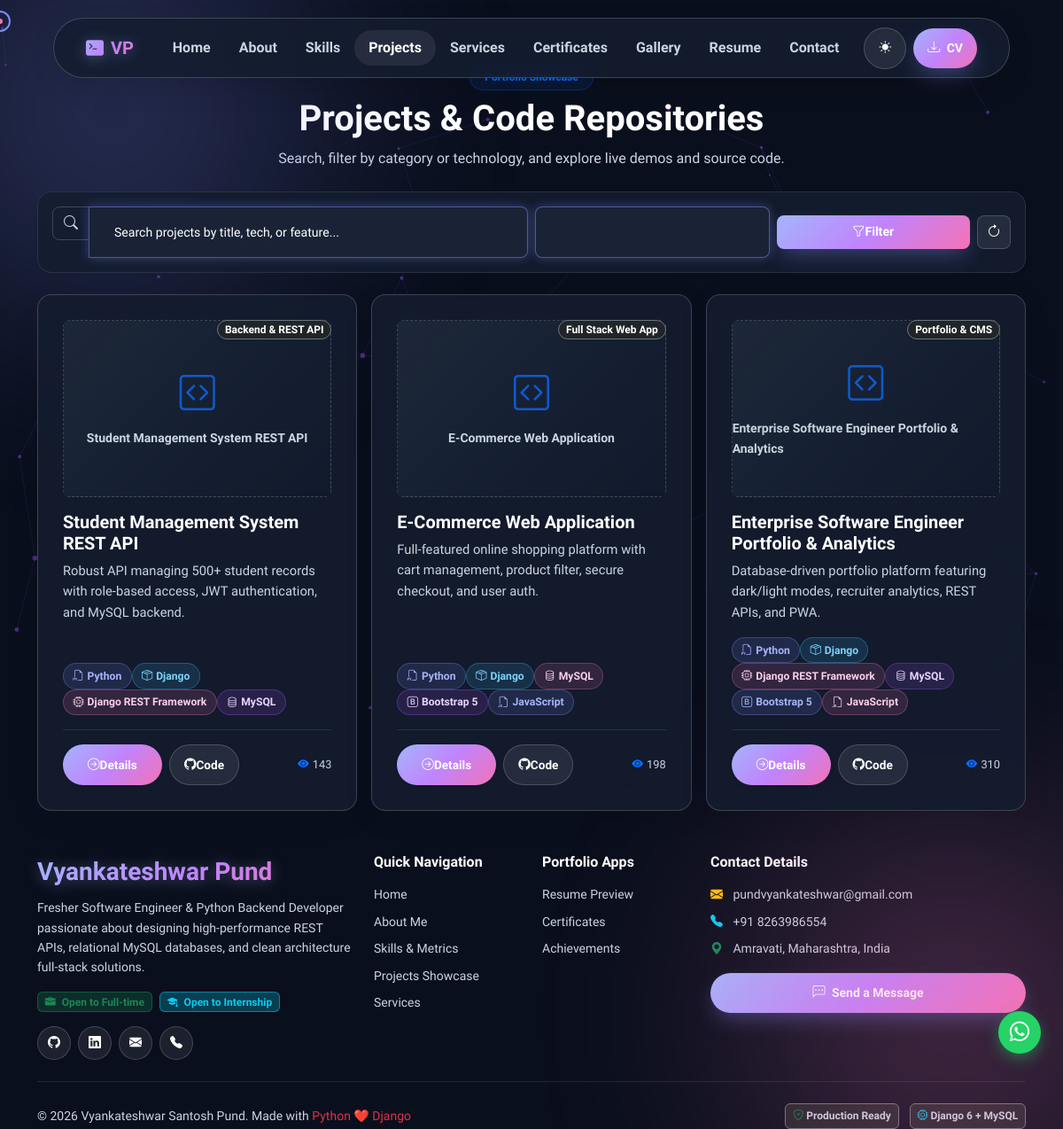
/projects/, run on the app's committed database.
### apps/projects/models.py (models this page shows, shortened)
class Project(models.Model):
    title = models.CharField(max_length=200)
    slug = models.SlugField(unique=True, blank=True)
    short_description = models.CharField(max_length=300)
    full_details = models.TextField()
    featured_image = models.ImageField(upload_to='projects/', blank=True, null=True)
    github_url = models.URLField(blank=True, null=True)
    live_demo_url = models.URLField(blank=True, null=True)
    case_study_url = models.URLField(blank=True, null=True)
    tech_stack = models.ManyToManyField(Technology, related_name='projects')
    category = models.ForeignKey(ProjectCategory, on_delete=models.SET_NULL, null=True, related_name='projects')
    status_badge = models.CharField(max_length=50, default='Production Ready')
    api_calls_count = models.CharField(max_length=50, default='5000+ API Calls')
    db_tables_count = models.CharField(max_length=50, default='25+ DB Tables')
    apis_count = models.CharField(max_length=50, default='40+ APIs')
    features = models.TextField(help_text='Use newlines or bullet points for key features list')
    views_count = models.PositiveIntegerField(default=0)
    likes_count = models.PositiveIntegerField(default=0)
    is_featured = models.BooleanField(default=True)
    order = models.IntegerField(default=0)
    created_at = models.DateTimeField(auto_now_add=True)
    class Meta:
        ordering = ['order', '-created_at']

class ProjectCategory(models.Model):
    name = models.CharField(max_length=100)
    slug = models.SlugField(unique=True, blank=True)
    class Meta:
        verbose_name_plural = 'Project Categories'

class Technology(models.Model):
    name = models.CharField(max_length=100)
    icon_class = models.CharField(max_length=100, blank=True, default='bi bi-cpu')
    class Meta:
        verbose_name_plural = 'Technologies'

### apps/portfolio/models.py (models this page shows, shortened)
class SocialLink(models.Model):
    platform = models.CharField(max_length=50)
    url = models.URLField()
    icon_class = models.CharField(max_length=50, help_text='e.g., bi bi-github')
    order = models.IntegerField(default=0)
    class Meta:
        ordering = ['order']

### apps/projects/views.py (the view)
# urls.py: path('', views.ProjectListView.as_view(), name='project_list'),
class ProjectListView(ListView):
    model = Project
    template_name = 'projects/project_list.html'
    context_object_name = 'projects'
    paginate_by = 6
    def get_queryset(self):
        queryset = Project.objects.all()
        category_slug = self.request.GET.get('category')
        tech_id = self.request.GET.get('tech')
        search_query = self.request.GET.get('q')
        if category_slug:
            queryset = queryset.filter(category__slug=category_slug)
        if tech_id:
            queryset = queryset.filter(tech_stack__id=tech_id)
        if search_query:
            queryset = queryset.filter(
                Q(title__icontains=search_query) |
                Q(short_description__icontains=search_query) |
                Q(full_details__icontains=search_query)
            )
        return queryset.distinct()
    def get_context_data(self, **kwargs):
        context = super().get_context_data(**kwargs)
        context['categories'] = ProjectCategory.objects.all()
        context['technologies'] = Technology.objects.all()
        context['selected_category'] = self.request.GET.get('category', '')
        context['search_query'] = self.request.GET.get('q', '')
        return context

### templates/projects/project_list.html (shortened to what this page needs)
{% extends 'base.html' %}
{% load static %}
{% block content %}
<section class="py-5 mt-4">
    <div class="container">
        <div class="text-center mb-4">
            <span class="badge bg-primary bg-opacity-10 text-primary px-3 py-2 rounded-pill fw-semibold border border-primary border-opacity-25">Portfolio Showcase</span>
            <h2 class="section-title mt-2 display-6 fw-bold">Projects & Code Repositories</h2>
            <p class="section-subtitle text-muted">Search, filter by category or technology, and explore live demos and source code.</p>
        </div>
        <div class="glass-card p-3 mb-4 shadow-sm border border-secondary border-opacity-25">
            <form method="GET" action="{% url 'project_list' %}" class="row g-2 align-items-center">
                <div class="col-lg-6 col-md-5">
                    <div class="input-group">
                        <span class="input-group-text bg-transparent border-secondary border-opacity-50 text-muted px-2.5" style="height: 38px; border-top-left-radius: 8px; border-bottom-left-radius: 8px;">
                            <i class="bi bi-search fs-6"></i>
                        </span>
                        <input type="text" name="q" value="{{ search_query }}" class="form-control glass-card border-secondary border-opacity-50" style="height: 38px; border-top-right-radius: 8px; border-bottom-right-radius: 8px; font-size: 0.88rem;" placeholder="Search projects by title, tech, or feature...">
                    </div>
                </div>
                <div class="col-lg-3 col-md-4">
                    <select name="category" class="form-select glass-card border-secondary border-opacity-50" style="height: 38px; border-radius: 8px; font-size: 0.88rem;">
                        <option value="">All Categories</option>
                    </select>
                </div>
                <div class="col-lg-3 col-md-3 d-flex gap-2">
                    <button type="submit" class="btn btn-gradient flex-grow-1 d-inline-flex align-items-center justify-content-center" style="height: 38px; border-radius: 8px; font-size: 0.88rem; padding: 0 1rem;"><i class="bi bi-funnel me-1.5"></i> Filter</button>
                    <a href="{% url 'project_list' %}" class="btn btn-glass d-inline-flex align-items-center justify-content-center" style="height: 38px; width: 38px; padding: 0; border-radius: 8px;" title="Reset filters"><i class="bi bi-arrow-clockwise fs-6"></i></a>
                </div>
            </form>
        </div>
        <div class="row gx-3 gy-4">
            {% for project in projects %}
            <div class="col-lg-4 col-md-6">
                <div class="glass-card project-card h-100 d-flex flex-column p-3.5">
                    <div class="position-relative overflow-hidden rounded-3 mb-3 project-img-wrapper" style="height:200px;">
                        {% if project.featured_image %}
                        <img src="{{ project.featured_image.url }}" alt="{{ project.title }}" class="w-100 h-100 object-fit-cover project-img">
                        {% else %}
                        <div class="w-100 h-100 d-flex flex-column align-items-center justify-content-center project-img-placeholder">
                            <i class="bi bi-code-square fs-1 text-primary mb-2 opacity-75"></i>
                            <span class="small text-muted fw-semibold">{{ project.title }}</span>
                        </div>
                        {% endif %}
                        <span class="position-absolute top-0 end-0 m-2.5 badge bg-dark bg-opacity-80 backdrop-blur border border-secondary text-cyan px-2.5 py-1.5 fw-semibold shadow-sm rounded-pill" style="font-size: 0.75rem;">
                            {{ project.category.name|default:"Software Engineering" }}
                        </span>
                    </div>
                    <h5 class="fw-bold mb-2 fs-5">
                        <a href="{% url 'project_detail' slug=project.slug %}" class="text-decoration-none project-card-title">
                            {{ project.title }}
                        </a>
                    </h5>
                    <p class="project-card-desc text-muted flex-grow-1 mb-3">
                        {{ project.short_description }}
                    </p>
                    <div class="mb-3 d-flex flex-wrap gap-1.5">
                        {% for tech in project.tech_stack.all %}
                        <span class="tech-tag-badge"><i class="{{ tech.icon_class|default:'bi bi-cpu' }} me-1"></i>{{ tech.name }}</span>
                        {% empty %}
                        <span class="tech-tag-badge"><i class="bi bi-filetype-py me-1"></i>Python</span>
                        <span class="tech-tag-badge"><i class="bi bi-box-seam me-1"></i>Django</span>
                        {% endfor %}
                    </div>
                    <div class="d-flex align-items-center justify-content-between pt-3 border-top border-secondary border-opacity-25 mt-auto">
                        <div class="d-flex gap-2">
                            <a href="{% url 'project_detail' slug=project.slug %}" class="btn btn-gradient btn-sm px-3.5 py-1.5 shadow-sm rounded-pill d-inline-flex align-items-center" style="font-size: 0.85rem;"><i class="bi bi-arrow-right-circle me-1.5"></i> Details</a>
                            {% if project.github_url %}
                            <a href="{{ project.github_url }}" target="_blank" class="btn btn-glass btn-sm px-3 py-1.5 rounded-pill d-inline-flex align-items-center" style="font-size: 0.85rem;"><i class="bi bi-github me-1.5"></i> Code</a>
                            {% endif %}
                        </div>
                        <span class="small text-muted fw-medium d-flex align-items-center" style="font-size: 0.8rem;"><i class="bi bi-eye-fill me-1 text-primary"></i>{{ project.views_count }}</span>
                    </div>
                </div>
            </div>
            {% endfor %}
        </div>
    </div>
</section>
{% endblock %}

### templates/components/footer.html (shortened to what this page needs)
<footer>
    <div class="container">
        <div class="row gy-4">
            <div class="col-lg-4 col-md-6">
                <a class="navbar-brand gradient-text fs-3 mb-2 d-block" href="{% url 'home' %}">
                    Vyankateshwar Pund
                </a>
                <p class="text-muted small mb-3">
                    Fresher Software Engineer & Python Backend Developer passionate about designing high-performance REST APIs,
                    relational MySQL databases, and clean architecture full-stack solutions.
                </p>
                <div class="d-flex flex-wrap gap-2 mb-3">
                    <span class="badge bg-success bg-opacity-25 text-success border border-success border-opacity-50"><i class="bi bi-briefcase-fill me-1"></i> Open to Full-time</span>
                    <span class="badge bg-info bg-opacity-25 text-info border border-info border-opacity-50"><i class="bi bi-mortarboard-fill me-1"></i> Open to Internship</span>
                </div>
                <div class="d-flex gap-2">
                    {% for social in social_links %}
                    <a href="{{ social.url }}" target="_blank" class="btn btn-glass btn-sm rounded-circle p-2" style="width:38px; height:38px; display:inline-flex; align-items:center; justify-content:center;" title="{{ social.platform }}">
                        <i class="{{ social.icon_class }}"></i>
                    </a>
                    {% endfor %}
                </div>
            </div>
            <div class="col-lg-2 col-md-6">
                <h6 class="text-white mb-3 fw-bold">Quick Navigation</h6>
                <ul class="list-unstyled small">
                    <li class="mb-2"><a href="{% url 'home' %}" class="text-muted text-decoration-none">Home</a></li>
                    <li class="mb-2"><a href="{% url 'about' %}" class="text-muted text-decoration-none">About Me</a></li>
                    <li class="mb-2"><a href="{% url 'skills_list' %}" class="text-muted text-decoration-none">Skills & Metrics</a></li>
                    <li class="mb-2"><a href="{% url 'project_list' %}" class="text-muted text-decoration-none">Projects Showcase</a></li>
                    <li class="mb-2"><a href="{% url 'services' %}" class="text-muted text-decoration-none">Services</a></li>
                </ul>
            </div>
            <div class="col-lg-2 col-md-6">
                <h6 class="text-white mb-3 fw-bold">Portfolio Apps</h6>
                <ul class="list-unstyled small">
                    <li class="mb-2"><a href="{% url 'resume' %}" class="text-muted text-decoration-none">Resume Preview</a></li>
                    <li class="mb-2"><a href="{% url 'certificates' %}" class="text-muted text-decoration-none">Certificates</a></li>
                    <li class="mb-2"><a href="{% url 'achievements' %}" class="text-muted text-decoration-none">Achievements</a></li>
                </ul>
            </div>
            <div class="col-lg-4 col-md-6">
                <h6 class="text-white mb-3 fw-bold">Contact Details</h6>
                <ul class="list-unstyled small text-muted mb-3">
                    <li class="mb-2"><i class="bi bi-envelope-fill text-warning me-2"></i> pundvyankateshwar@gmail.com</li>
                    <li class="mb-2"><i class="bi bi-telephone-fill text-info me-2"></i> +91 8263986554</li>
                    <li class="mb-2"><i class="bi bi-geo-alt-fill text-success me-2"></i> Amravati, Maharashtra, India</li>
                </ul>
                <a href="{% url 'contact' %}" class="btn btn-gradient btn-sm w-100"><i class="bi bi-chat-left-dots me-1"></i> Send a Message</a>
            </div>
        </div>
        <hr class="my-4 border-secondary opacity-25">
        <div class="row align-items-center">
            <div class="col-md-6 text-center text-md-start mb-2 mb-md-0">
                <span class="text-muted small">&copy; 2026 Vyankateshwar Santosh Pund. Made with <span class="text-danger">Python ❤️ Django</span></span>
            </div>
            <div class="col-md-6 text-center text-md-end">
                <span class="badge bg-dark border border-secondary text-muted me-2"><i class="bi bi-shield-check text-success"></i> Production Ready</span>
                <span class="badge bg-dark border border-secondary text-muted"><i class="bi bi-cpu text-info"></i> Django 6 + MySQL</span>
            </div>
        </div>
    </div>
</footer>

### data on the page
Project: title "Student Management System REST API", category.name "Backend & REST API", short_description "Robust API managing 500+ student records with role-based access, JWT authentication, and MySQL backend.", views_count "143"
Technology: name "Python"
Technology: name "Django"
Technology: name "Django REST Framework"
Technology: name "MySQL"
Project: title "E-Commerce Web Application", category.name "Full Stack Web App", short_description "Full-featured online shopping platform with cart management, product filter, secure checkout, and user auth.", views_count "198"
Technology: name "Bootstrap 5"
Technology: name "JavaScript"
Project: title "Enterprise Software Engineer Portfolio & Analytics", category.name "Portfolio & CMS", short_description "Database-driven portfolio platform featuring dark/light modes, recruiter analytics, REST APIs, and PWA.", views_count "310"
